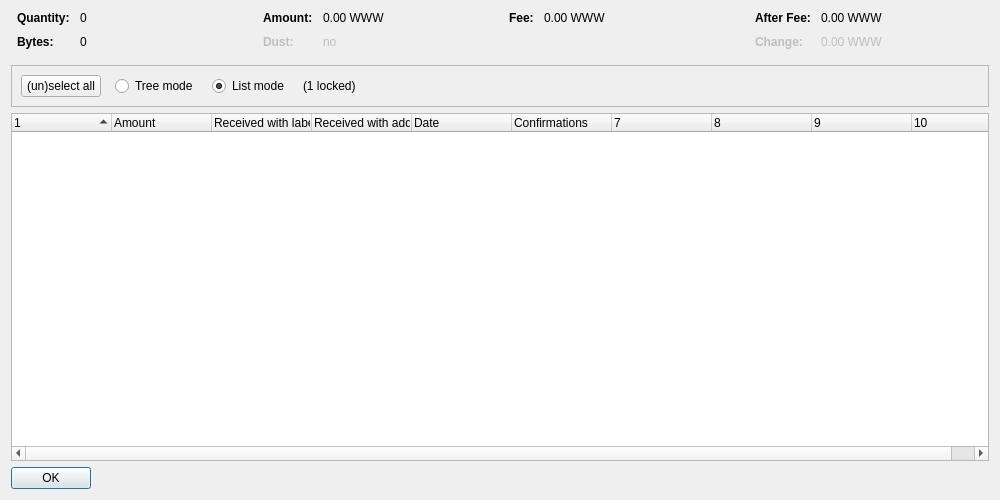
<?xml version="1.0" encoding="UTF-8"?>
<ui version="4.0">
 <class>CoinControlDialog</class>
 <widget class="QDialog" name="CoinControlDialog">
  <property name="geometry">
   <rect>
    <x>0</x>
    <y>0</y>
    <width>1000</width>
    <height>500</height>
   </rect>
  </property>
  <property name="windowTitle">
   <string>Coin Selection</string>
  </property>
  <layout class="QVBoxLayout" name="verticalLayout">
   <item>
    <layout class="QHBoxLayout" name="horizontalLayoutTop" stretch="0,0,0,0">
     <property name="topMargin">
      <number>0</number>
     </property>
     <property name="bottomMargin">
      <number>10</number>
     </property>
     <item>
      <layout class="QFormLayout" name="formLayoutCoinControl1">
       <property name="horizontalSpacing">
        <number>10</number>
       </property>
       <property name="verticalSpacing">
        <number>10</number>
       </property>
       <property name="leftMargin">
        <number>6</number>
       </property>
       <property name="rightMargin">
        <number>6</number>
       </property>
       <item row="0" column="0">
        <widget class="QLabel" name="labelCoinControlQuantityText">
         <property name="font">
          <font>
           <weight>75</weight>
           <bold>true</bold>
          </font>
         </property>
         <property name="text">
          <string>Quantity:</string>
         </property>
        </widget>
       </item>
       <item row="0" column="1">
        <widget class="QLabel" name="labelCoinControlQuantity">
         <property name="cursor">
          <cursorShape>IBeamCursor</cursorShape>
         </property>
         <property name="contextMenuPolicy">
          <enum>Qt::ActionsContextMenu</enum>
         </property>
         <property name="text">
          <string notr="true">0</string>
         </property>
         <property name="textInteractionFlags">
          <set>Qt::LinksAccessibleByMouse|Qt::TextSelectableByKeyboard|Qt::TextSelectableByMouse</set>
         </property>
        </widget>
       </item>
       <item row="1" column="0">
        <widget class="QLabel" name="labelCoinControlBytesText">
         <property name="font">
          <font>
           <weight>75</weight>
           <bold>true</bold>
          </font>
         </property>
         <property name="text">
          <string>Bytes:</string>
         </property>
        </widget>
       </item>
       <item row="1" column="1">
        <widget class="QLabel" name="labelCoinControlBytes">
         <property name="cursor">
          <cursorShape>IBeamCursor</cursorShape>
         </property>
         <property name="contextMenuPolicy">
          <enum>Qt::ActionsContextMenu</enum>
         </property>
         <property name="text">
          <string notr="true">0</string>
         </property>
         <property name="textInteractionFlags">
          <set>Qt::LinksAccessibleByMouse|Qt::TextSelectableByKeyboard|Qt::TextSelectableByMouse</set>
         </property>
        </widget>
       </item>
      </layout>
     </item>
     <item>
      <layout class="QFormLayout" name="formLayoutCoinControl2">
       <property name="horizontalSpacing">
        <number>10</number>
       </property>
       <property name="verticalSpacing">
        <number>10</number>
       </property>
       <property name="leftMargin">
        <number>6</number>
       </property>
       <property name="rightMargin">
        <number>6</number>
       </property>
       <item row="0" column="0">
        <widget class="QLabel" name="labelCoinControlAmountText">
         <property name="font">
          <font>
           <weight>75</weight>
           <bold>true</bold>
          </font>
         </property>
         <property name="text">
          <string>Amount:</string>
         </property>
        </widget>
       </item>
       <item row="0" column="1">
        <widget class="QLabel" name="labelCoinControlAmount">
         <property name="cursor">
          <cursorShape>IBeamCursor</cursorShape>
         </property>
         <property name="contextMenuPolicy">
          <enum>Qt::ActionsContextMenu</enum>
         </property>
         <property name="text">
          <string notr="true">0.00 WWW</string>
         </property>
         <property name="textInteractionFlags">
          <set>Qt::LinksAccessibleByMouse|Qt::TextSelectableByKeyboard|Qt::TextSelectableByMouse</set>
         </property>
        </widget>
       </item>
       <item row="1" column="0">
        <widget class="QLabel" name="labelCoinControlLowOutputText">
         <property name="enabled">
          <bool>false</bool>
         </property>
         <property name="font">
          <font>
           <weight>75</weight>
           <bold>true</bold>
          </font>
         </property>
         <property name="text">
          <string>Dust:</string>
         </property>
        </widget>
       </item>
       <item row="1" column="1">
        <widget class="QLabel" name="labelCoinControlLowOutput">
         <property name="enabled">
          <bool>false</bool>
         </property>
         <property name="cursor">
          <cursorShape>IBeamCursor</cursorShape>
         </property>
         <property name="contextMenuPolicy">
          <enum>Qt::ActionsContextMenu</enum>
         </property>
         <property name="text">
          <string notr="true">no</string>
         </property>
         <property name="textInteractionFlags">
          <set>Qt::LinksAccessibleByMouse|Qt::TextSelectableByKeyboard|Qt::TextSelectableByMouse</set>
         </property>
        </widget>
       </item>
      </layout>
     </item>
     <item>
      <layout class="QFormLayout" name="formLayoutCoinControl3">
       <property name="horizontalSpacing">
        <number>10</number>
       </property>
       <property name="verticalSpacing">
        <number>10</number>
       </property>
       <property name="leftMargin">
        <number>6</number>
       </property>
       <property name="rightMargin">
        <number>6</number>
       </property>
       <item row="0" column="0">
        <widget class="QLabel" name="labelCoinControlFeeText">
         <property name="font">
          <font>
           <weight>75</weight>
           <bold>true</bold>
          </font>
         </property>
         <property name="text">
          <string>Fee:</string>
         </property>
        </widget>
       </item>
       <item row="0" column="1">
        <widget class="QLabel" name="labelCoinControlFee">
         <property name="cursor">
          <cursorShape>IBeamCursor</cursorShape>
         </property>
         <property name="contextMenuPolicy">
          <enum>Qt::ActionsContextMenu</enum>
         </property>
         <property name="text">
          <string notr="true">0.00 WWW</string>
         </property>
         <property name="textInteractionFlags">
          <set>Qt::LinksAccessibleByMouse|Qt::TextSelectableByKeyboard|Qt::TextSelectableByMouse</set>
         </property>
        </widget>
       </item>
      </layout>
     </item>
     <item>
      <layout class="QFormLayout" name="formLayoutCoinControl4">
       <property name="horizontalSpacing">
        <number>10</number>
       </property>
       <property name="verticalSpacing">
        <number>10</number>
       </property>
       <property name="leftMargin">
        <number>6</number>
       </property>
       <property name="rightMargin">
        <number>6</number>
       </property>
       <item row="0" column="0">
        <widget class="QLabel" name="labelCoinControlAfterFeeText">
         <property name="font">
          <font>
           <weight>75</weight>
           <bold>true</bold>
          </font>
         </property>
         <property name="text">
          <string>After Fee:</string>
         </property>
        </widget>
       </item>
       <item row="0" column="1">
        <widget class="QLabel" name="labelCoinControlAfterFee">
         <property name="cursor">
          <cursorShape>IBeamCursor</cursorShape>
         </property>
         <property name="contextMenuPolicy">
          <enum>Qt::ActionsContextMenu</enum>
         </property>
         <property name="text">
          <string notr="true">0.00 WWW</string>
         </property>
         <property name="textInteractionFlags">
          <set>Qt::LinksAccessibleByMouse|Qt::TextSelectableByKeyboard|Qt::TextSelectableByMouse</set>
         </property>
        </widget>
       </item>
       <item row="1" column="0">
        <widget class="QLabel" name="labelCoinControlChangeText">
         <property name="enabled">
          <bool>false</bool>
         </property>
         <property name="font">
          <font>
           <weight>75</weight>
           <bold>true</bold>
          </font>
         </property>
         <property name="text">
          <string>Change:</string>
         </property>
        </widget>
       </item>
       <item row="1" column="1">
        <widget class="QLabel" name="labelCoinControlChange">
         <property name="enabled">
          <bool>false</bool>
         </property>
         <property name="cursor">
          <cursorShape>IBeamCursor</cursorShape>
         </property>
         <property name="contextMenuPolicy">
          <enum>Qt::ActionsContextMenu</enum>
         </property>
         <property name="text">
          <string notr="true">0.00 WWW</string>
         </property>
         <property name="textInteractionFlags">
          <set>Qt::LinksAccessibleByMouse|Qt::TextSelectableByKeyboard|Qt::TextSelectableByMouse</set>
         </property>
        </widget>
       </item>
      </layout>
     </item>
    </layout>
   </item>
   <item>
    <widget class="QFrame" name="frame">
     <property name="minimumSize">
      <size>
       <width>0</width>
       <height>40</height>
      </size>
     </property>
     <property name="frameShape">
      <enum>QFrame::StyledPanel</enum>
     </property>
     <property name="frameShadow">
      <enum>QFrame::Sunken</enum>
     </property>
     <layout class="QHBoxLayout" name="horizontalLayout">
      <item>
       <layout class="QHBoxLayout" name="horizontalLayoutPanel" stretch="0,0,0,0,0">
        <property name="spacing">
         <number>14</number>
        </property>
        <item>
         <widget class="QPushButton" name="pushButtonSelectAll">
          <property name="sizePolicy">
           <sizepolicy hsizetype="Maximum" vsizetype="Fixed">
            <horstretch>0</horstretch>
            <verstretch>0</verstretch>
           </sizepolicy>
          </property>
          <property name="text">
           <string>(un)select all</string>
          </property>
          <property name="autoDefault">
           <bool>false</bool>
          </property>
         </widget>
        </item>
        <item>
         <widget class="QRadioButton" name="radioTreeMode">
          <property name="sizePolicy">
           <sizepolicy hsizetype="Maximum" vsizetype="Fixed">
            <horstretch>0</horstretch>
            <verstretch>0</verstretch>
           </sizepolicy>
          </property>
          <property name="text">
           <string>Tree mode</string>
          </property>
         </widget>
        </item>
        <item>
         <widget class="QRadioButton" name="radioListMode">
          <property name="sizePolicy">
           <sizepolicy hsizetype="Maximum" vsizetype="Fixed">
            <horstretch>0</horstretch>
            <verstretch>0</verstretch>
           </sizepolicy>
          </property>
          <property name="text">
           <string>List mode</string>
          </property>
          <property name="checked">
           <bool>true</bool>
          </property>
         </widget>
        </item>
        <item>
         <widget class="QLabel" name="labelLocked">
          <property name="text">
           <string notr="true">(1 locked)</string>
          </property>
         </widget>
        </item>
        <item>
         <spacer name="horizontalSpacer">
          <property name="orientation">
           <enum>Qt::Horizontal</enum>
          </property>
          <property name="sizeHint" stdset="0">
           <size>
            <width>40</width>
            <height>20</height>
           </size>
          </property>
         </spacer>
        </item>
       </layout>
      </item>
     </layout>
    </widget>
   </item>
   <item>
    <widget class="CoinControlTreeWidget" name="treeWidget">
     <property name="contextMenuPolicy">
      <enum>Qt::CustomContextMenu</enum>
     </property>
     <property name="sortingEnabled">
      <bool>false</bool>
     </property>
     <property name="columnCount">
      <number>10</number>
     </property>
     <attribute name="headerShowSortIndicator" stdset="0">
      <bool>true</bool>
     </attribute>
     <attribute name="headerStretchLastSection">
      <bool>false</bool>
     </attribute>
     <column>
      <property name="text">
       <string/>
      </property>
     </column>
     <column>
      <property name="text">
       <string>Amount</string>
      </property>
     </column>
     <column>
      <property name="text">
       <string>Received with label</string>
      </property>
     </column>
     <column>
      <property name="text">
       <string>Received with address</string>
      </property>
     </column>
     <column>
      <property name="text">
       <string>Date</string>
      </property>
     </column>
     <column>
      <property name="text">
       <string>Confirmations</string>
      </property>
      <property name="toolTip">
       <string>Confirmed</string>
      </property>
     </column>
     <column>
      <property name="text">
       <string/>
      </property>
     </column>
     <column>
      <property name="text">
       <string/>
      </property>
     </column>
     <column>
      <property name="text">
       <string/>
      </property>
     </column>
     <column>
      <property name="text">
       <string/>
      </property>
     </column>
    </widget>
   </item>
   <item>
    <widget class="QDialogButtonBox" name="buttonBox">
     <property name="sizePolicy">
      <sizepolicy hsizetype="Maximum" vsizetype="Fixed">
       <horstretch>0</horstretch>
       <verstretch>0</verstretch>
      </sizepolicy>
     </property>
     <property name="orientation">
      <enum>Qt::Horizontal</enum>
     </property>
     <property name="standardButtons">
      <set>QDialogButtonBox::Ok</set>
     </property>
    </widget>
   </item>
  </layout>
 </widget>
 <customwidgets>
  <customwidget>
   <class>CoinControlTreeWidget</class>
   <extends>QTreeWidget</extends>
   <header>coincontroltreewidget.h</header>
  </customwidget>
 </customwidgets>
 <resources/>
 <connections/>
</ui>
